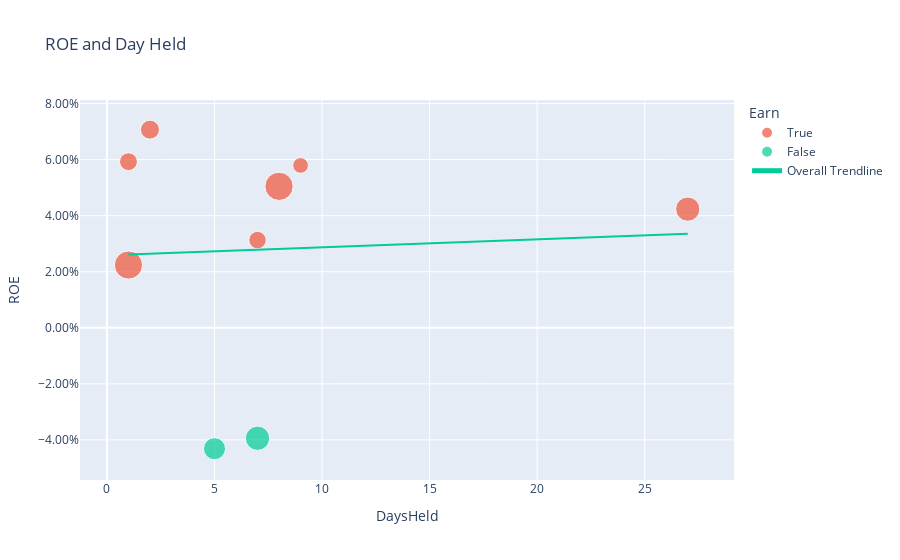
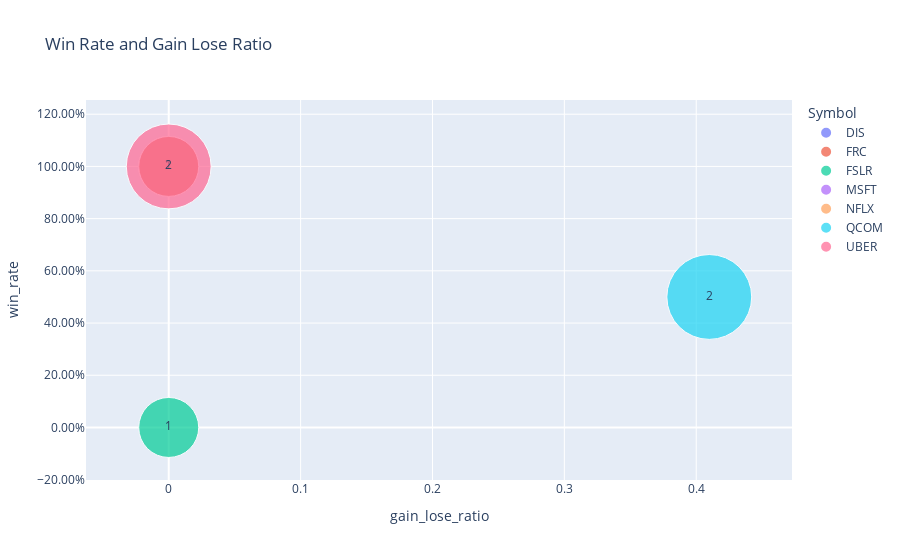
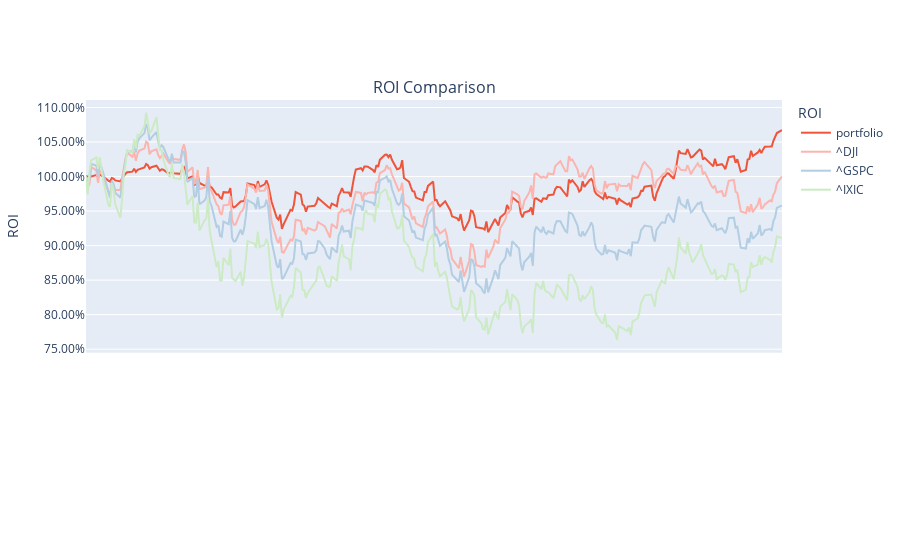
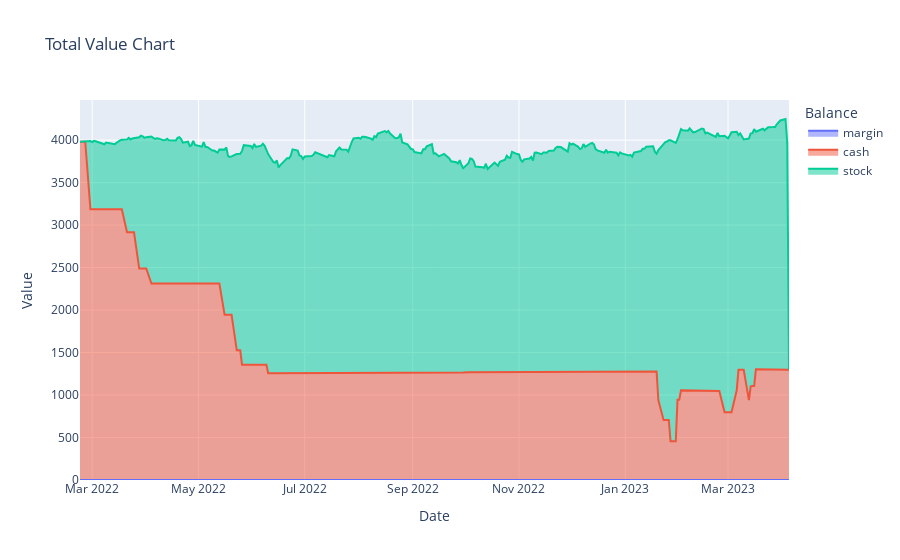

These figures' notebook cell, in order:
### Code cell
from chart import Chart
new_chart = Chart(profolio)
new_chart.ROE_DayHeld()
new_chart.WinRate_GainLose()
#new_chart.Monthly_Return()
new_chart.ROI_Compare()
#new_chart.Storage_Share()
new_chart.Total_Value()

### Figure 1 — Plotly figure (JSON) as saved in the notebook; plotly's stock layout.template omitted (floating-point values rounded to 4 significant figures)
{"data": [{"hovertemplate": "<b>%{hovertext}</b><br><br>Earn=True<br>DaysHeld=%{x}<br>ROE=%{y}<br>Cost=%{marker.size}<extra></extra>", "hovertext": ["NFLX", "QCOM", "DIS", "MSFT", "UBER", "UBER", "FRC"], "legendgroup": "True", "marker": {"color": "#EF553B", "size": [337, 129.0, 104.5, 248, 335, 152.2, 135], "sizemode": "area", "sizeref": 0.8425, "symbol": "circle"}, "mode": "markers", "name": "True", "orientation": "v", "showlegend": true, "type": "scatter", "x": [8, 7, 9, 27, 1, 2, 1], "xaxis": "x", "y": [0.05047, 0.03129, 0.05792, 0.04234, 0.02239, 0.0707, 0.05926], "yaxis": "y"}, {"hovertemplate": "<b>%{hovertext}</b><br><br>Earn=False<br>DaysHeld=%{x}<br>ROE=%{y}<br>Cost=%{marker.size}<extra></extra>", "hovertext": ["QCOM", "FSLR"], "legendgroup": "False", "marker": {"color": "#00CC96", "size": [249.8, 204.9], "sizemode": "area", "sizeref": 0.8425, "symbol": "circle"}, "mode": "markers", "name": "False", "orientation": "v", "showlegend": true, "type": "scatter", "x": [7, 5], "xaxis": "x", "y": [-0.03941, -0.04312], "yaxis": "y"}, {"hovertemplate": "<b>OLS trendline</b><br>ROE = 0.000285646 * DaysHeld + 0.0258544<br>R<sup>2</sup>=0.002928<br><br>DaysHeld=%{x}<br>ROE=%{y} <b>(trend)</b><extra></extra>", "legendgroup": "Overall Trendline", "line": {"color": "#00cc96"}, "mode": "lines", "name": "Overall Trendline", "showlegend": true, "type": "scatter", "x": [1, 1, 2, 5, 7, 7, 8, 9, 27], "xaxis": "x", "y": [0.02614, 0.02614, 0.02643, 0.02728, 0.02785, 0.02785, 0.02814, 0.02843, 0.03357], "yaxis": "y"}], "layout": {"legend": {"itemsizing": "constant", "title": {"text": "Earn"}, "tracegroupgap": 0}, "title": {"text": "ROE and Day Held"}, "xaxis": {"anchor": "y", "domain": [0, 1], "title": {"text": "DaysHeld"}}, "yaxis": {"anchor": "x", "domain": [0, 1], "tickformat": ".2%", "title": {"text": "ROE"}}}}

### Figure 2 — Plotly figure (JSON) as saved in the notebook; plotly's stock layout.template omitted (floating-point values rounded to 4 significant figures)
{"data": [{"hovertemplate": "<b>%{hovertext}</b><br><br>Symbol=DIS<br>gain_lose_ratio=%{x}<br>win_rate=%{y}<br>count=%{text}<extra></extra>", "hovertext": ["DIS"], "legendgroup": "DIS", "marker": {"color": "#636efa", "size": [1], "sizemode": "area", "sizeref": 0.0005556, "symbol": "circle"}, "mode": "markers+text", "name": "DIS", "orientation": "v", "showlegend": true, "text": [1], "type": "scatter", "x": [0], "xaxis": "x", "y": [1], "yaxis": "y"}, {"hovertemplate": "<b>%{hovertext}</b><br><br>Symbol=FRC<br>gain_lose_ratio=%{x}<br>win_rate=%{y}<br>count=%{text}<extra></extra>", "hovertext": ["FRC"], "legendgroup": "FRC", "marker": {"color": "#EF553B", "size": [1], "sizemode": "area", "sizeref": 0.0005556, "symbol": "circle"}, "mode": "markers+text", "name": "FRC", "orientation": "v", "showlegend": true, "text": [1], "type": "scatter", "x": [0], "xaxis": "x", "y": [1], "yaxis": "y"}, {"hovertemplate": "<b>%{hovertext}</b><br><br>Symbol=FSLR<br>gain_lose_ratio=%{x}<br>win_rate=%{y}<br>count=%{text}<extra></extra>", "hovertext": ["FSLR"], "legendgroup": "FSLR", "marker": {"color": "#00cc96", "size": [1], "sizemode": "area", "sizeref": 0.0005556, "symbol": "circle"}, "mode": "markers+text", "name": "FSLR", "orientation": "v", "showlegend": true, "text": [1], "type": "scatter", "x": [0], "xaxis": "x", "y": [0], "yaxis": "y"}, {"hovertemplate": "<b>%{hovertext}</b><br><br>Symbol=MSFT<br>gain_lose_ratio=%{x}<br>win_rate=%{y}<br>count=%{text}<extra></extra>", "hovertext": ["MSFT"], "legendgroup": "MSFT", "marker": {"color": "#ab63fa", "size": [1], "sizemode": "area", "sizeref": 0.0005556, "symbol": "circle"}, "mode": "markers+text", "name": "MSFT", "orientation": "v", "showlegend": true, "text": [1], "type": "scatter", "x": [0], "xaxis": "x", "y": [1], "yaxis": "y"}, {"hovertemplate": "<b>%{hovertext}</b><br><br>Symbol=NFLX<br>gain_lose_ratio=%{x}<br>win_rate=%{y}<br>count=%{text}<extra></extra>", "hovertext": ["NFLX"], "legendgroup": "NFLX", "marker": {"color": "#FFA15A", "size": [1], "sizemode": "area", "sizeref": 0.0005556, "symbol": "circle"}, "mode": "markers+text", "name": "NFLX", "orientation": "v", "showlegend": true, "text": [1], "type": "scatter", "x": [0], "xaxis": "x", "y": [1], "yaxis": "y"}, {"hovertemplate": "<b>%{hovertext}</b><br><br>Symbol=QCOM<br>gain_lose_ratio=%{x}<br>win_rate=%{y}<br>count=%{text}<extra></extra>", "hovertext": ["QCOM"], "legendgroup": "QCOM", "marker": {"color": "#19d3f3", "size": [2], "sizemode": "area", "sizeref": 0.0005556, "symbol": "circle"}, "mode": "markers+text", "name": "QCOM", "orientation": "v", "showlegend": true, "text": [2], "type": "scatter", "x": [0.4099], "xaxis": "x", "y": [0.5], "yaxis": "y"}, {"hovertemplate": "<b>%{hovertext}</b><br><br>Symbol=UBER<br>gain_lose_ratio=%{x}<br>win_rate=%{y}<br>count=%{text}<extra></extra>", "hovertext": ["UBER"], "legendgroup": "UBER", "marker": {"color": "#FF6692", "size": [2], "sizemode": "area", "sizeref": 0.0005556, "symbol": "circle"}, "mode": "markers+text", "name": "UBER", "orientation": "v", "showlegend": true, "text": [2], "type": "scatter", "x": [0], "xaxis": "x", "y": [1], "yaxis": "y"}], "layout": {"legend": {"itemsizing": "constant", "title": {"text": "Symbol"}, "tracegroupgap": 0}, "title": {"text": "Win Rate and Gain Lose Ratio"}, "xaxis": {"anchor": "y", "domain": [0, 1], "title": {"text": "gain_lose_ratio"}}, "yaxis": {"anchor": "x", "domain": [0, 1], "tickformat": ".2%", "title": {"text": "win_rate"}}}}

### Figure 3 — Plotly figure (JSON) as saved in the notebook; plotly's stock layout.template omitted (floating-point values rounded to 4 significant figures; data arrays with more than 128 entries replaced by an {"elided": "..."} marker saying what was removed)
{"data": [{"line": {"color": "#EF553B"}, "mode": "lines", "name": "portfolio", "type": "scatter", "x": {"elided": "280 str values"}, "xaxis": "x", "y": {"elided": "280 float values"}, "yaxis": "y"}, {"line": {"color": "rgb(251,180,174)"}, "mode": "lines", "name": "^DJI", "type": "scatter", "x": {"elided": "280 str values"}, "xaxis": "x", "y": {"elided": "280 float values"}, "yaxis": "y"}, {"line": {"color": "rgb(179,205,227)"}, "mode": "lines", "name": "^GSPC", "type": "scatter", "x": {"elided": "280 str values"}, "xaxis": "x", "y": {"elided": "280 float values"}, "yaxis": "y"}, {"line": {"color": "rgb(204,235,197)"}, "mode": "lines", "name": "^IXIC", "type": "scatter", "x": {"elided": "280 str values"}, "xaxis": "x", "y": {"elided": "280 float values"}, "yaxis": "y"}], "layout": {"annotations": [{"font": {"size": 16}, "showarrow": false, "text": "ROI Comparison", "x": 0.5, "xanchor": "center", "xref": "paper", "y": 1.0, "yanchor": "bottom", "yref": "paper"}], "hovermode": "x", "legend": {"title": {"text": "ROI"}}, "xaxis": {"anchor": "y", "domain": [0, 1], "matches": "x2", "showticklabels": false, "title": {"text": "x"}, "visible": false}, "xaxis2": {"anchor": "y2", "domain": [0, 1]}, "yaxis": {"anchor": "x", "domain": [0.335, 1.0], "tickformat": ".2%", "title": {"text": "ROI"}}, "yaxis2": {"anchor": "x2", "domain": [0, 0.285]}}}

### Figure 4 — Plotly figure (JSON) as saved in the notebook; plotly's stock layout.template omitted (floating-point values rounded to 4 significant figures; data arrays with more than 128 entries replaced by an {"elided": "..."} marker saying what was removed)
{"data": [{"connectgaps": true, "customdata": {"elided": "282x1 str values"}, "fillpattern": {"shape": ""}, "hovertemplate": "<b>%{hovertext}</b><br><br>Value=%{y:.1f}<extra></extra>", "hovertext": {"elided": "282 str values"}, "legendgroup": "margin", "line": {"color": "#636efa"}, "marker": {"symbol": "circle"}, "mode": "lines", "name": "margin", "orientation": "v", "showlegend": true, "stackgroup": "1", "type": "scatter", "x": {"elided": "282 str values"}, "xaxis": "x", "y": {"elided": "282 int values"}, "yaxis": "y"}, {"connectgaps": true, "customdata": {"elided": "282x1 str values"}, "fillpattern": {"shape": ""}, "hovertemplate": "<b>%{hovertext}</b><br><br>Value=%{y:.1f}<extra></extra>", "hovertext": {"elided": "282 str values"}, "legendgroup": "cash", "line": {"color": "#EF553B"}, "marker": {"symbol": "circle"}, "mode": "lines", "name": "cash", "orientation": "v", "showlegend": true, "stackgroup": "1", "type": "scatter", "x": {"elided": "282 str values"}, "xaxis": "x", "y": {"elided": "282 float values"}, "yaxis": "y"}, {"connectgaps": true, "customdata": {"elided": "282x1 str values"}, "fillpattern": {"shape": ""}, "hovertemplate": "<b>%{hovertext}</b><br><br>Value=%{y:.1f}<extra></extra>", "hovertext": {"elided": "282 str values"}, "legendgroup": "stock", "line": {"color": "#00cc96"}, "marker": {"symbol": "circle"}, "mode": "lines", "name": "stock", "orientation": "v", "showlegend": true, "stackgroup": "1", "type": "scatter", "x": {"elided": "282 str values"}, "xaxis": "x", "y": {"elided": "282 float values"}, "yaxis": "y"}], "layout": {"hovermode": "x", "legend": {"title": {"text": "Balance"}, "tracegroupgap": 0}, "title": {"text": "Total Value Chart"}, "xaxis": {"anchor": "y", "domain": [0, 1], "title": {"text": "Date"}}, "yaxis": {"anchor": "x", "domain": [0, 1], "title": {"text": "Value"}}}}
